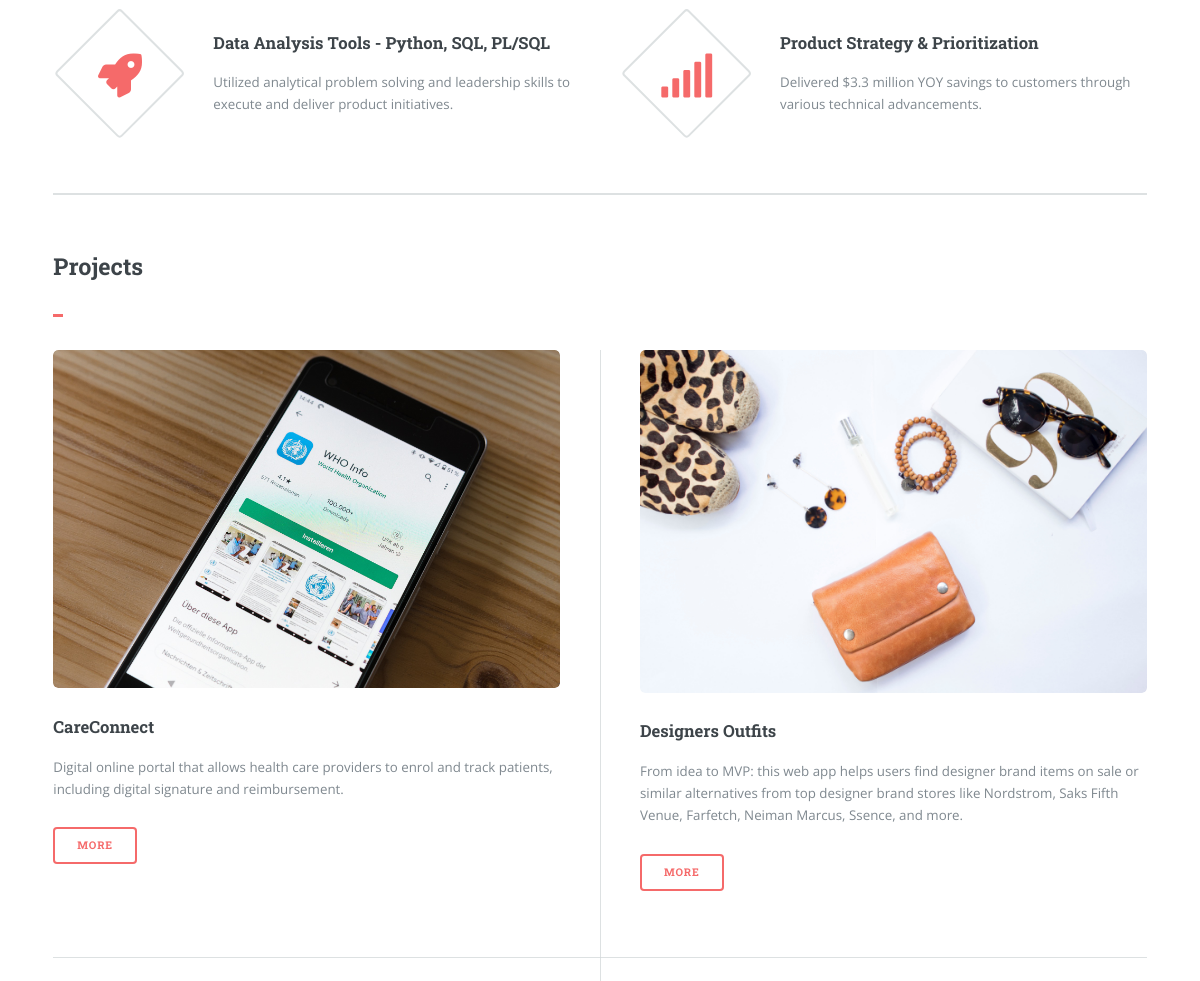
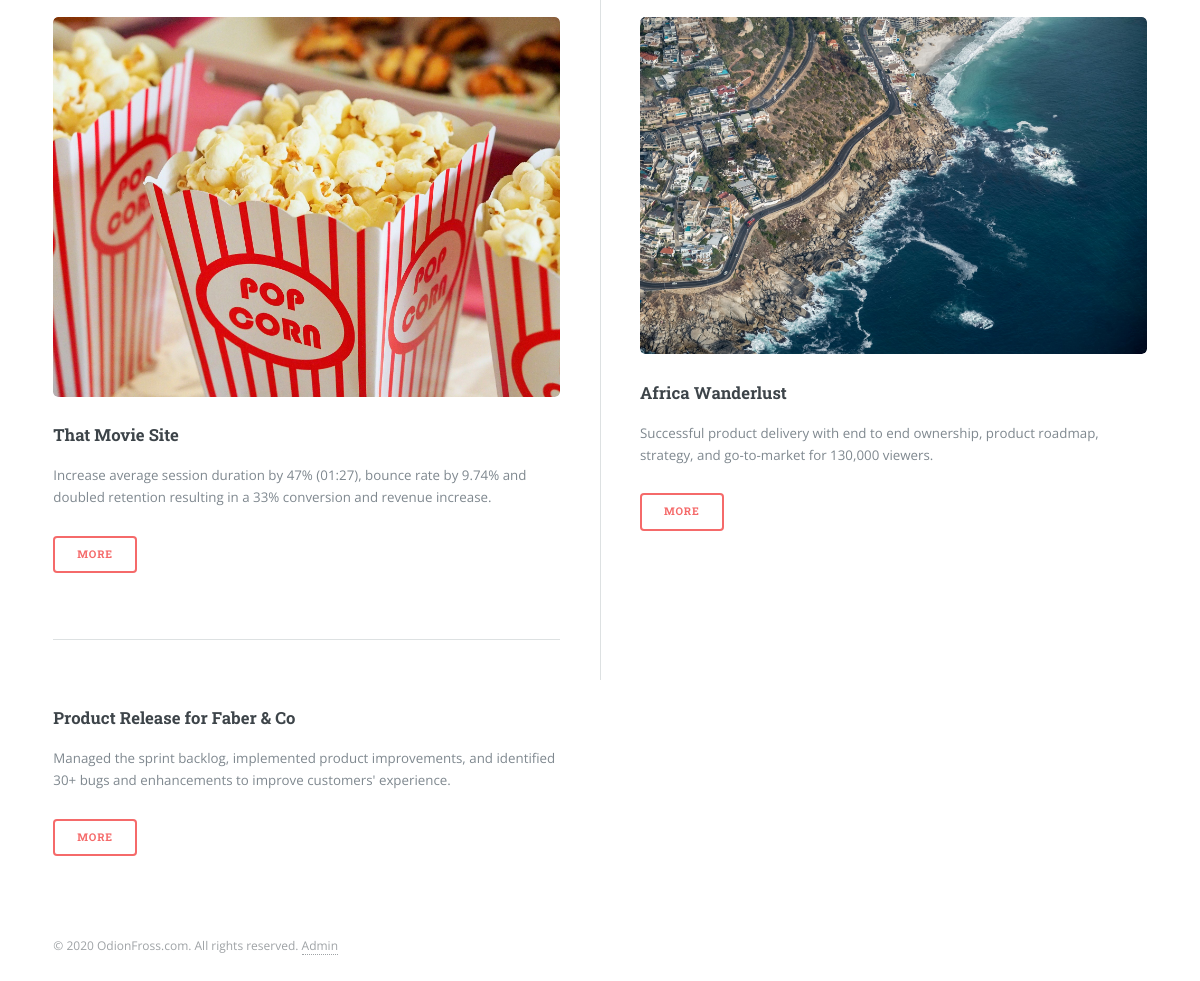
Before: / (lower part) with the older database file (2 pictures, top to bottom).
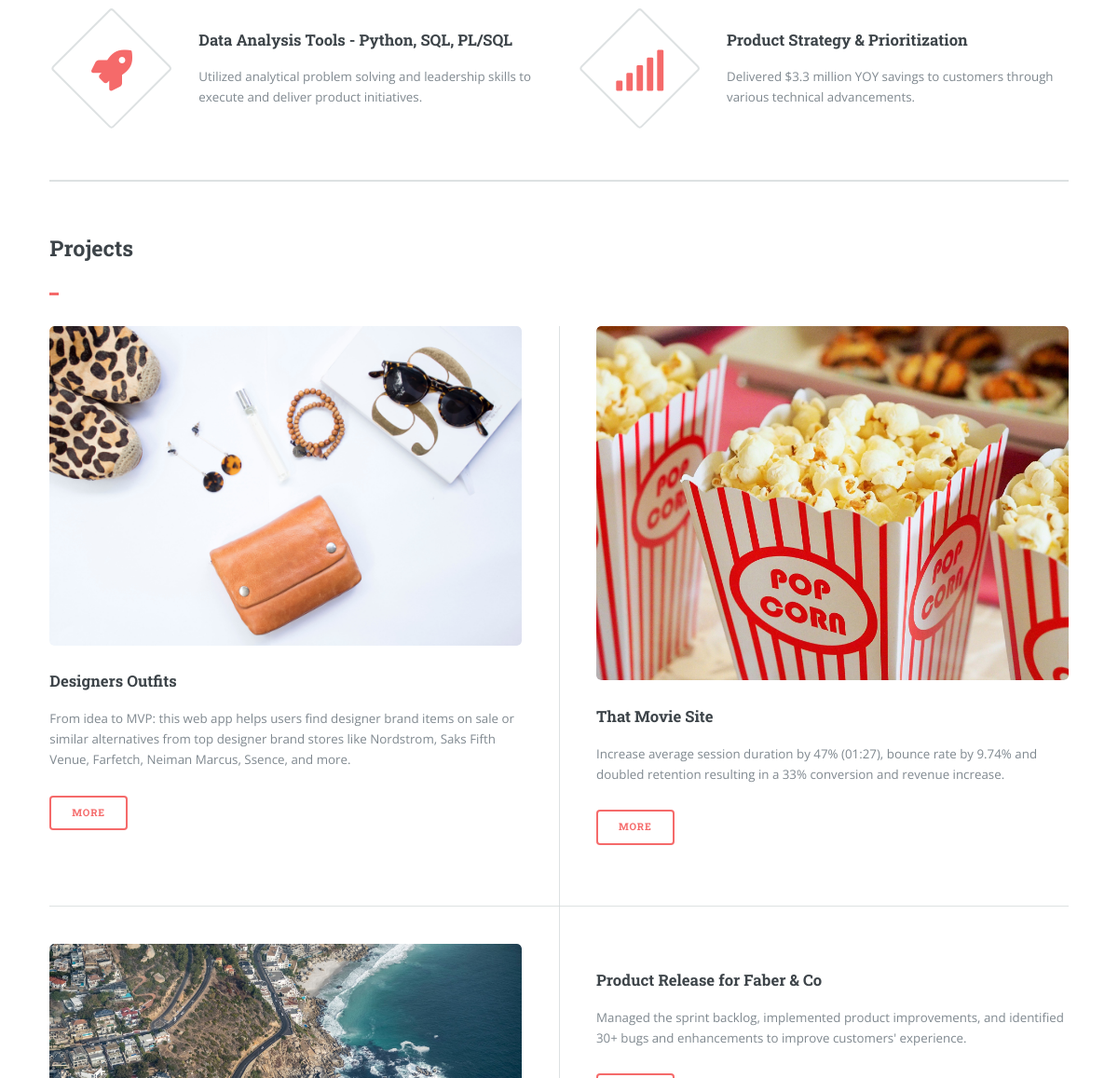
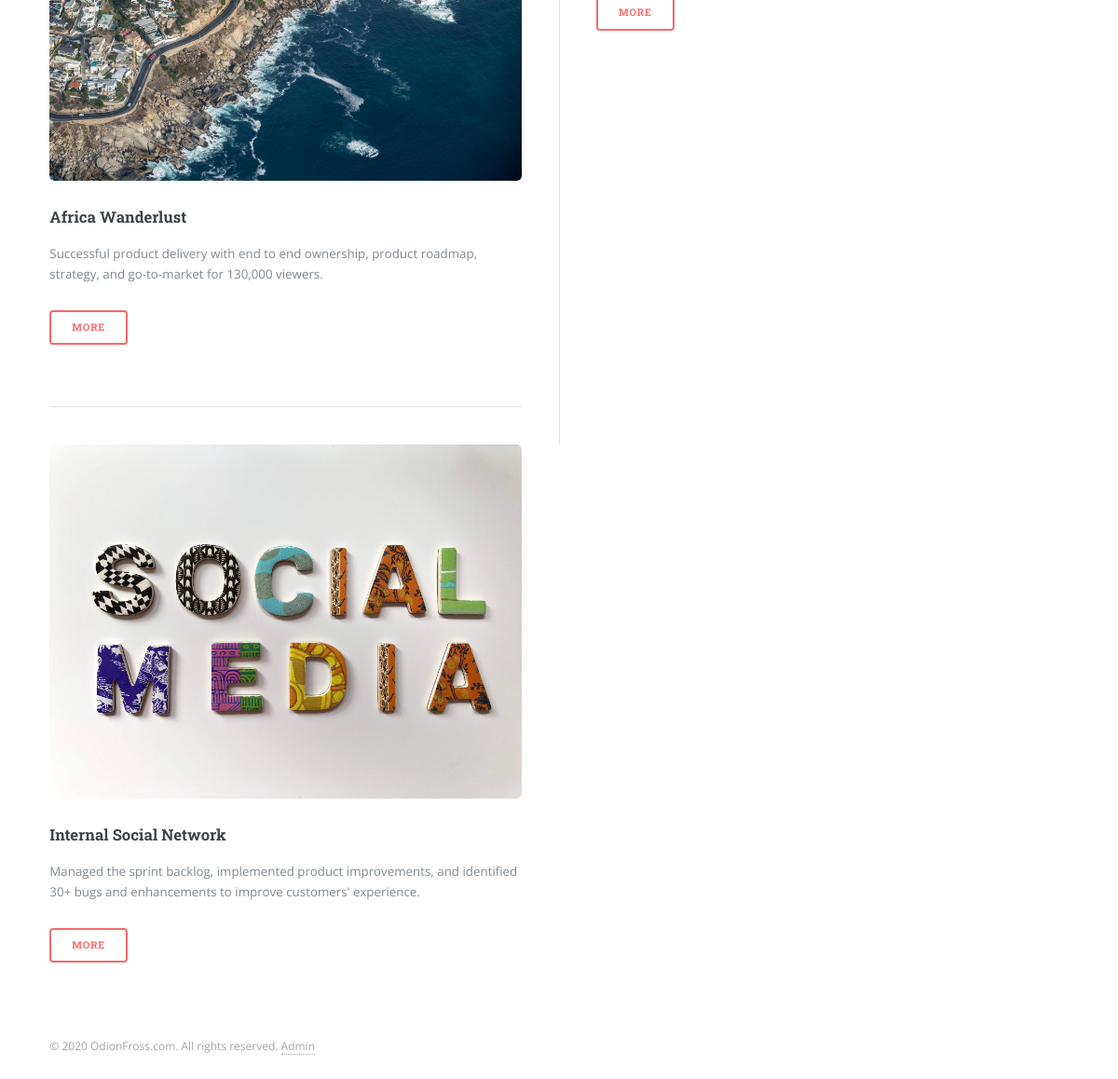
After: the same page with the newer database file (2 pictures, top to bottom).
### odionfross/models.py (models this page shows)
class Project(models.Model):
    project_name = models.CharField(max_length=255)
    project_main_img = models.CharField(max_length=255)
    short_desc = models.TextField()
    role_heading = models.CharField(max_length=255)
    role_desc = models.TextField()
    background_heading = models.CharField(max_length=255)
    background_desc = models.TextField()
    problem_heading = models.CharField(max_length=255)
    problem_desc = models.TextField()
    challenges_heading = models.CharField(max_length=255)
    challenges_desc = models.TextField()
    user_research_heading = models.CharField(max_length=255)
    user_research_img1 = models.CharField(max_length=255)
    user_research_img2 = models.CharField(max_length=255)
    user_research_desc = models.TextField()
    solution_heading = models.CharField(max_length=255)
    solution_img = models.CharField(max_length=255)
    solution_desc1 = models.TextField()
    solution_desc2 = models.TextField()
    key_screen_heading = models.CharField(max_length=255)
    key_screen_img1 = models.CharField(max_length=255)
    key_screen_img2 = models.CharField(max_length=255)
    key_screen_img3 = models.CharField(max_length=255)
    key_screen_img4 = models.CharField(max_length=255)
    key_screen_img5 = models.CharField(max_length=255)
    key_screen_img6 = models.CharField(max_length=255)
    key_screen_img7 = models.CharField(max_length=255)
    key_screen_img8 = models.CharField(max_length=255)
    key_screen_img9 = models.CharField(max_length=255)
    learned_heading = models.CharField(max_length=255)
    learned_desc = models.TextField()
    results_heading = models.CharField(max_length=255)
    results_desc = models.TextField()
    results_data = models.TextField()
    created_at = models.DateTimeField(auto_now_add=True)
    updated_at = models.DateTimeField(auto_now=True)

### odionfross/views.py (the view)
# urls.py: path('', views.index),
def index(request):
    context = {
        'all_projects': Project.objects.all()
    }
    print(Project.objects.all()[0].project_main_img)
    return render(request, 'index.html', context)

### odionfross/templates/index.html (shortened to what this page needs)
<!DOCTYPE HTML>
<html>
	<head>
		<link rel="stylesheet" href="/static/css/main.css" />
	</head>
	<body class="is-preload">
			<div id="wrapper">
					<div id="main">
						<div class="inner">
								<section>
									<div class="features">
										<article>
											<span class="icon solid fa-rocket"></span>
											<div class="content">
												<h3>Data Analysis Tools - Python, SQL, PL/SQL</h3>
												<p>Utilized analytical problem solving and leadership skills to execute and deliver product initiatives.</p>
											</div>
										</article>
										<article>
											<span class="icon solid fa-signal"></span>
											<div class="content">
												<h3>Product Strategy & Prioritization</h3>
												<p>Delivered $3.3 million YOY savings to customers through various technical advancements.</p>
											</div>
										</article>
									</div>
								</section>
								<section>
									<header class="major">
										<h2>Projects</h2>
										<ul class="actions">
										</ul>
									</header>
									<div class="posts">
                                        {% for p in all_projects %}
										<article>
											<a href="#" class="image"><img src="{{p.project_main_img}}" alt="" /></a>
											<h3>{{p.project_name}}</h3>
											<p>{{p.short_desc}}</p>
												<div class="col-12">
													<ul class="actions">
														<li><a href="/project/{{p.id}}" class="button">More</a></li>
													</ul>
												</div>
                                        </article>
                                        {% endfor %}
									</div>
                                </section>
								<footer id="footer">
                                    <p class="copyright">&copy; 2020 OdionFross.com. All rights reserved. <a href="/admin"> Admin</a></p>
								</footer>
						</div>
					</div>
			</div>
	</body>
</html>

Changed rows visible on the page:
removed Project: project_main_img (picture), project_name "CareConnect", short_desc "Digital online portal that allows health care providers to enrol and track patients, including digital signature and reimbursement."
added Project: project_main_img (picture), project_name "Internal Social Network", short_desc "Managed the sprint backlog, implemented product improvements, and identified 30+ bugs and enhancements to improve customers' experience."
